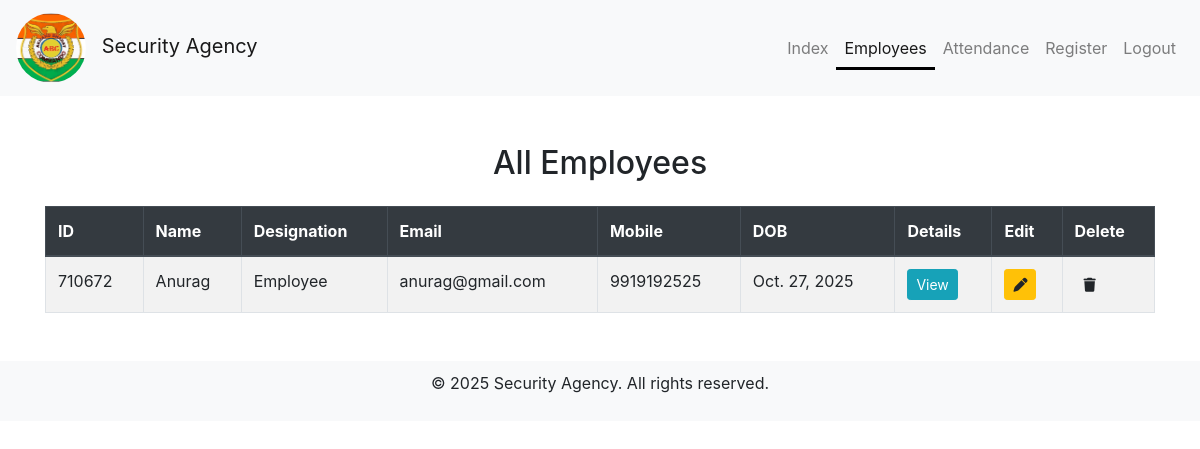
The page /owner/empdetails/ (signed in) on the database as committed earlier.
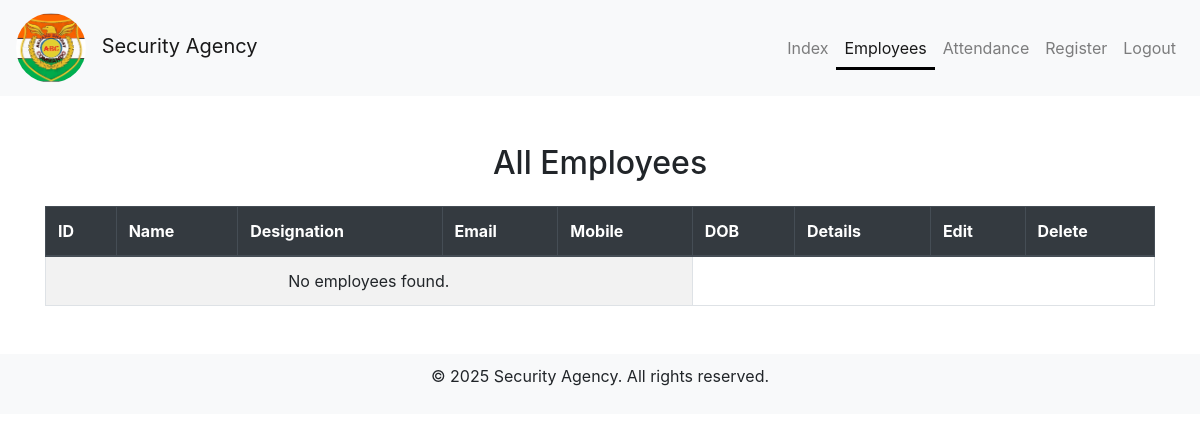
The same page on the database as committed later.
### employee/models.py (models this page shows, shortened)
class Employee(models.Model):
    employee_id = models.CharField(max_length=10, primary_key=True, blank=True)  # Use employee ID as primary key
    name = models.CharField(max_length=100)  # Example field for employee name
    GENDER_CHOICES = [
        ('Male', 'Male'),
        ('Female', 'Female'),
        ('Other', 'Other'),
    ]
    gender = models.CharField(
        max_length=6,
        choices=GENDER_CHOICES,
        null=True,  # Optional: allows null values if gender isn't provided
        blank=True,  # Optional: allows blank values if gender isn't provided
    )
    designation = models.CharField(max_length=100, blank=True, null=True)
    email = models.EmailField(unique=True)
    password = models.CharField(max_length=128)  # Store hashed passwords
    dob = models.DateField()
    aadhar_number = models.CharField(max_length=12, unique=True, blank=True, null=True)  # New field for Aadhar number
    mobile_number = models.CharField(max_length=10, blank=True, null=True)  # New field for mobile number
    qr_code_data = models.BinaryField(blank=True, null=True)  # Store QR code as binary data
    photo = models.ImageField(upload_to=employee_photo_path, blank=True, null=True)
    location_lat = models.FloatField(null=True, blank=True)
    location_lon = models.FloatField(null=True, blank=True)

### owner/views.py (the view)
# urls.py: path('empdetails/',views.empdetails, name='empdetails'),
@cache_control(no_cache=True, must_revalidate=True, no_store=True)
@owner_session_required
def empdetails(request):
    employees = Employee.objects.all()
    m = request.GET.get('m')  # 👈 fetch message
    return render(request, 'owner/empdetails.html', {'employees': employees, 'm': m})

### templates/owner/empdetails.html (shortened to what this page needs)
{% load static %}
<!DOCTYPE html>
<html lang="en">
<head>
    <link rel="stylesheet" href="{% static 'css/styles.css' %}">
    <link rel="stylesheet" href="https://stackpath.bootstrapcdn.com/bootstrap/4.5.2/css/bootstrap.min.css">
    <link rel="stylesheet" href="https://cdnjs.cloudflare.com/ajax/libs/font-awesome/6.0.0/css/all.min.css">
</head>
<body>
<nav class="navbar navbar-expand-lg navbar-light bg-light">
    <a class="navbar-brand" href="/">
        <img src="{% static 'images/logo.jpeg' %}" alt="Logo" class="site-logo" href="/">
        Security Agency
    </a>
    <div class="collapse navbar-collapse justify-content-end" id="navbarNav">
        <ul class="navbar-nav">
            <li class="nav-item">
                <a class="nav-link" href="{% url 'index' %}">Index</a>
            </li>
            <li class="nav-item">
                <a class="nav-link active custom-active-link" href="{% url 'empdetails' %}">Employees</a>
            </li>
            <li class="nav-item">
                <a class="nav-link" href="{% url 'attendance-report' %}">Attendance</a>
            </li>
            <li class="nav-item">
                <a class="nav-link" href="{% url 'regemp' %}">Register</a>
            </li>
            <li class="nav-item">
                <a class="nav-link" href="{% url 'logout' %}">Logout</a>
            </li>
        </ul>
    </div>
</nav>
<div class="container mt-5">
    <h2 class="text-center mb-4">All Employees</h2>
    <table class="table table-striped table-bordered">
        <thead class="thead-dark">
            <tr>
                <th>ID</th>
                <th>Name</th>
                <th>Designation</th>
                <th>Email</th>
                <th>Mobile</th>
                <th>DOB</th>
                <th>Details</th>
                <th>Edit</th>
                <th>Delete</th>
            </tr>
        </thead>
        <tbody>
            {% for emp in employees %}
            <tr>
                <td>{{ emp.employee_id }}</td>
                <td>{{ emp.name }}</td>
                <td>{{ emp.designation }}</td>
                <td>{{ emp.email }}</td>
                <td>{{ emp.mobile_number }}</td>
                <td>{{ emp.dob }}</td>
                <td>
                    <a href="{% url 'viewemp' emp.employee_id %}" class="btn btn-info btn-sm">View</a>
                </td>
                <td>
                    <a href="{% url 'editemp' emp.employee_id %}" class="btn btn-sm btn-warning" title="Edit Employee">
                        <i class="fas fa-pen"></i>
                    </a>
                </td>
                <td>
                    <form action="{% url 'deleteemp' emp.employee_id %}" method="POST" style="display:inline;">
                      <button type="submit" class="btn btn-sm delete-btn" title="Delete Employee">
                        <i class="fas fa-trash"></i>
                      </button>
                    </form>
                </td>
            </tr>
            {% empty %}
            <tr><td colspan="5" class="text-center">No employees found.</td></tr>
            {% endfor %}
        </tbody>
    </table>
</div>
<footer class="text-center mt-5 mb-3">
    <p>&copy; 2025 Security Agency. All rights reserved.</p>
</footer>
</body>
</html>

Rows that differ between the two databases and show on the page:
removed Employee: employee_id "710672", name "Anurag", designation "Employee", email "anurag@gmail.com", mobile_number "9919192525", dob "Oct. 27, 2025"
Other text that changed with them:
text now shown: "No employees found."
